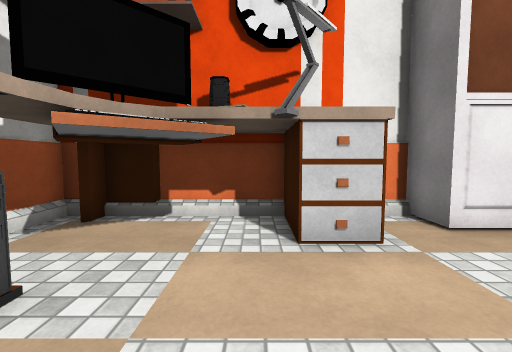
view 1 (above)

16 first-person views from a walk through a Unity game level. The camera is 1.2 m above the floor, tilts 4° down and sees 90° across. The floor is counted in squares, 0.9 m on a side. Each view is taken from the middle of a square. On the plan, view 1 faces up. The plan holds only what a view shows up to about 13 squares ahead; the rest is blank. The place goes on beyond the plan. The player is left out. Some surface patterns are stand-ins.

view 2
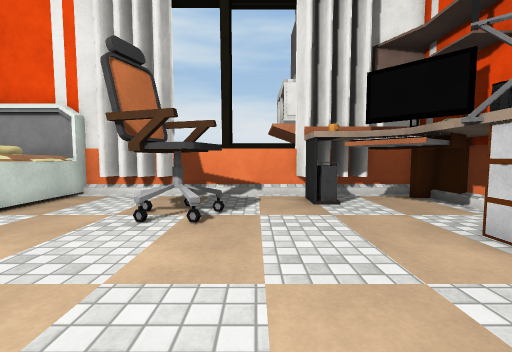

view 3
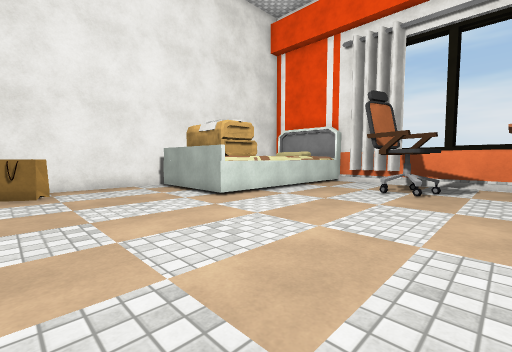

view 4
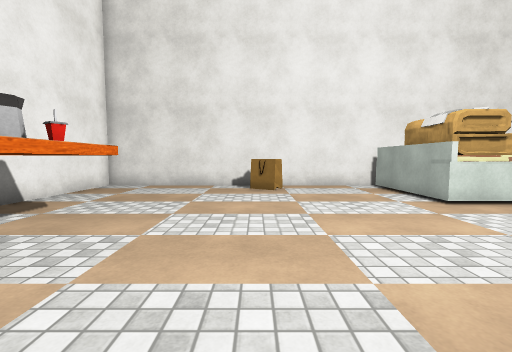

view 5
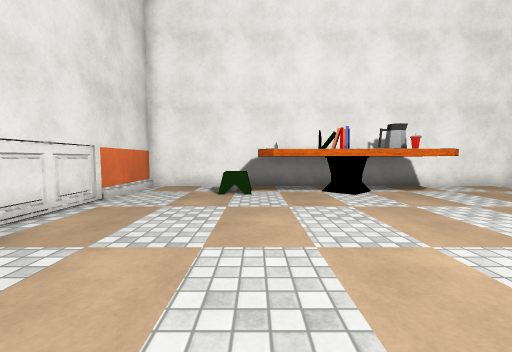

view 6
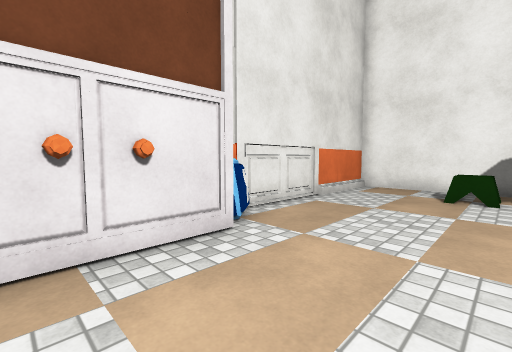

view 7
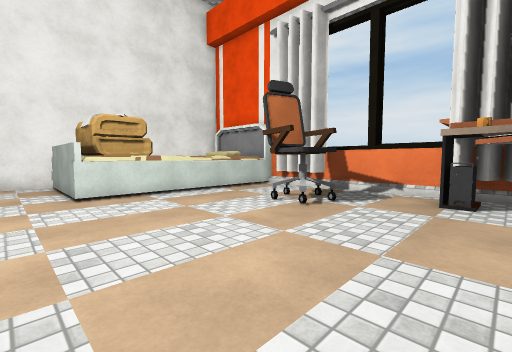

view 8
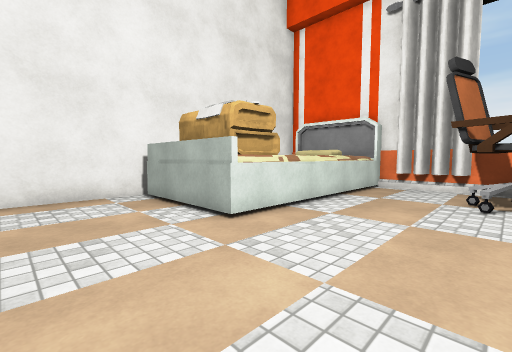

view 9
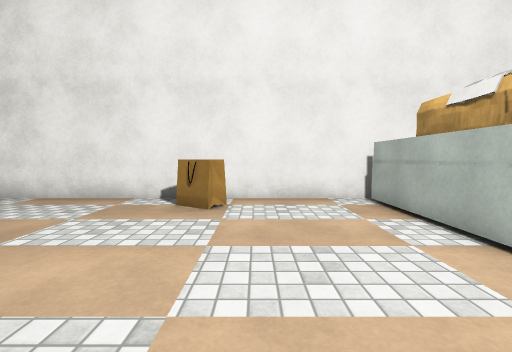

view 10
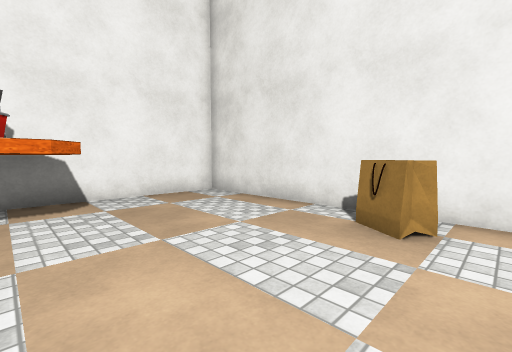

view 11
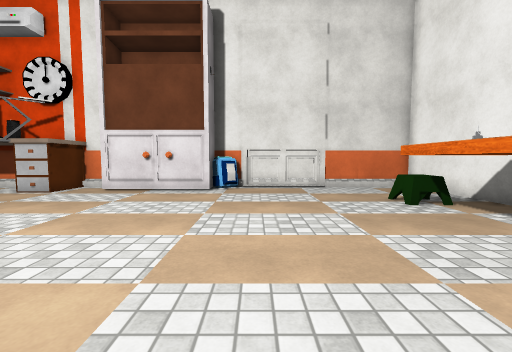

view 12
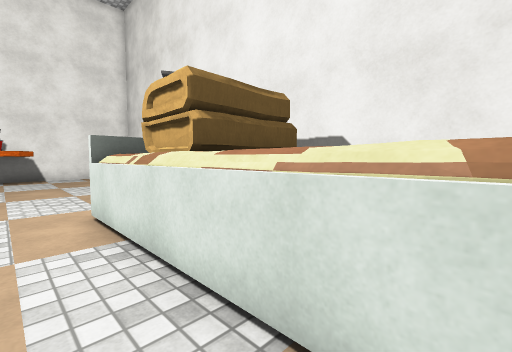

view 13
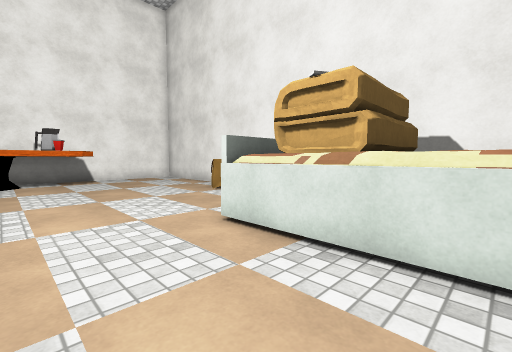

view 14
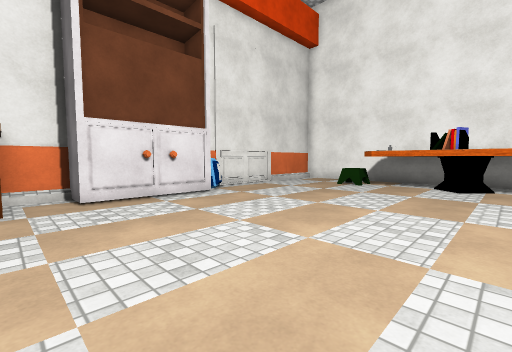

view 15
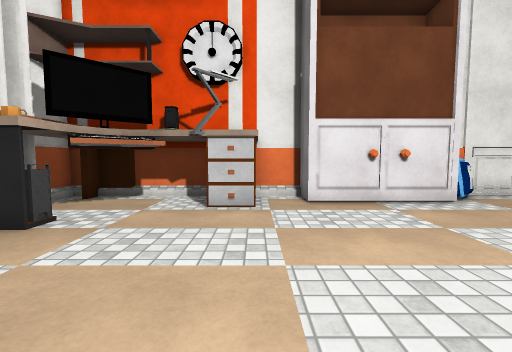

view 16
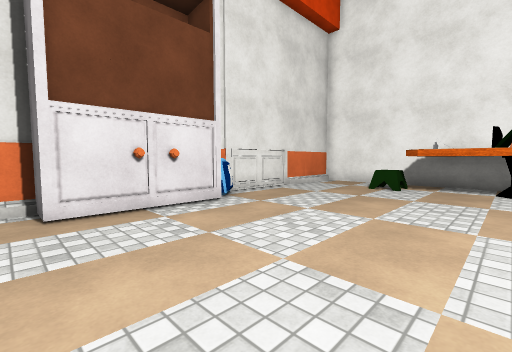

### Floor plan
Key: @ floor where view 1 was taken; # wall or solid block; x gap in a wall; . floor; = window, fence, low wall or low ledge; ^ raised ledge; O other object.
Columns run from 5 left of view 1 to 17 right of it. Each row starts with its distance up from view 1.
  6 ##########   ##########
  5 #O.OO.OO.#OOO##.......#
  4 #.OOO.OO..............#
  3 #..OO.................#
  2 #O##................O.#
  1 #..................^O^#
  0 #....@.............^O #
 -1 #...O..............OO #
 -2 #..OOO.............^OO#
 -3 #...O..............^O #
 -4 #..................^ ^#
 -5 #O.................^OO#
 -6 #.##...............^^^#
 -7 ##^^^^^^#^............#
 -8  ^^    ###............#
 -9  ^^    ###............#
-10   ^    # ^....=#......#
-11          ^.....x......#
-12    ####################

Positions as (right, up) in squares from view 1, and headings:
1: (0, 0), facing up
2: (5, 0), facing left
3: (10, 1), facing down-left
4: (10, 1), facing down
5: (5, 1), facing right
6: (5, 1), facing up-right
7: (6, 3), facing down-left
8: (8, -2), facing down-left
9: (8, -3), facing down
10: (8, -5), facing down-right
11: (10, -6), facing up
12: (-2, -5), facing down-right
13: (0, -3), facing down-right
14: (2, -4), facing up-right
15: (2, -3), facing up
16: (3, -2), facing up-right
